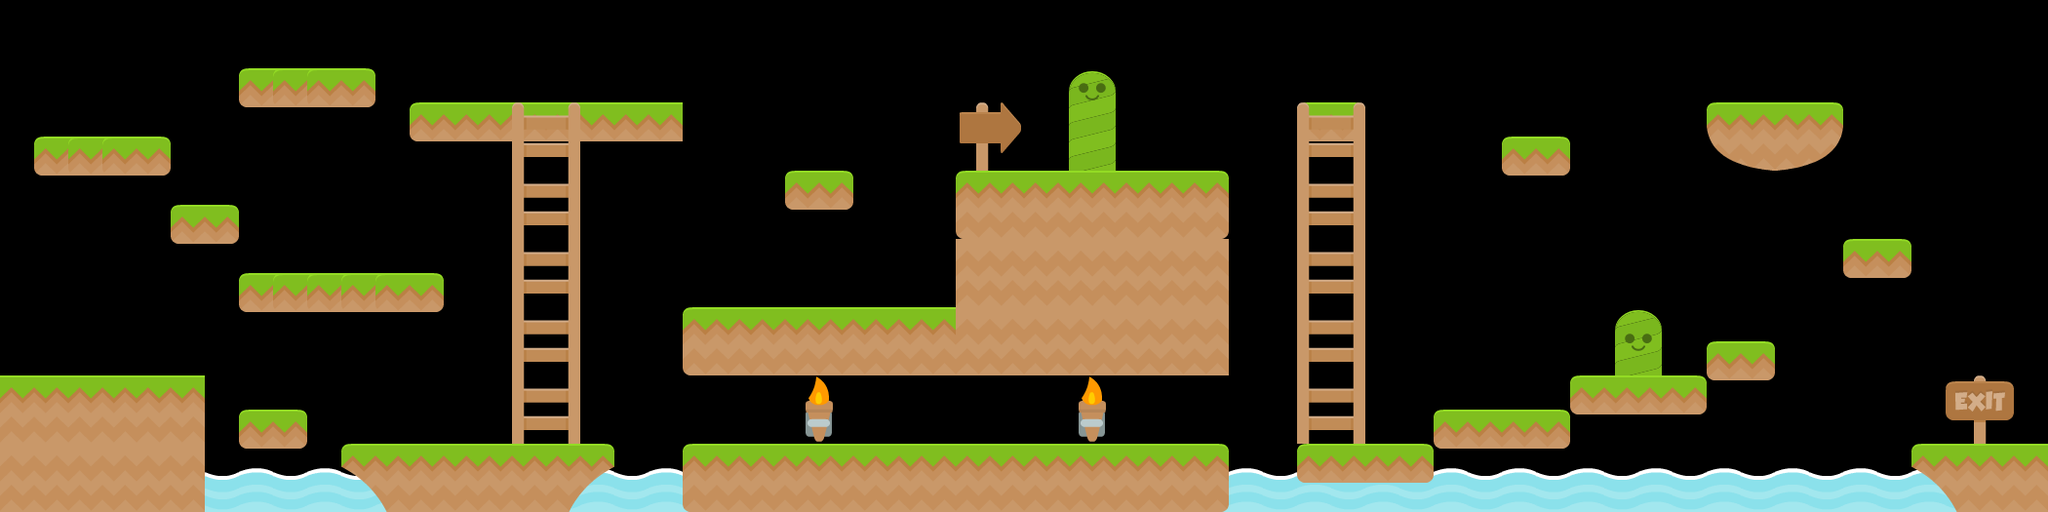

Tiled map render using the project's own tile images. Description and the map definition, with tile-layer contents summarised, below:
An orthogonal 60x15 tile map with 35x35 px tiles, 3 tile layers (Background Images, Platforms, Ladders).

<map version="1.0" orientation="orthogonal" renderorder="right-down" width="60" height="15" tilewidth="35" tileheight="35" nextobjectid="1">
 <tileset firstgid="1" name="Platformer" tilewidth="70" tileheight="70" spacing="2" margin="2" tilecount="196" columns="14">
  <image source="tileset.png" width="1024" height="1024" />
 </tileset>
 <layer name="Background Images" width="60" height="15">
  <data>[900 cells, 25 non-empty, 7 distinct tile ids]</data>
 </layer>
 <layer name="Platforms" width="60" height="15">
  <data>[900 cells, 66 non-empty, 12 distinct tile ids]</data>
 </layer>
 <layer name="Ladders" width="60" height="15">
  <data>[900 cells, 10 non-empty, 2 distinct tile ids]</data>
 </layer>
</map>
